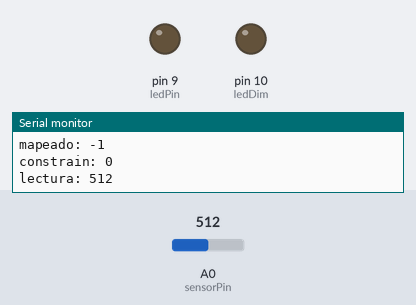
A sketch run on a simulated Arduino Uno, built with avr-gcc and run on an emulated ATmega328P. Parts: output pins drawn as LEDs (lit = HIGH), the last lines printed to the serial monitor. Inputs (shaded band) come from the test bench; at power-on: A0 (sensorPin) = 512.

Above: at 6.2 s.
6.3 s: A0 (sensorPin) set to 306
At 7.5 s:
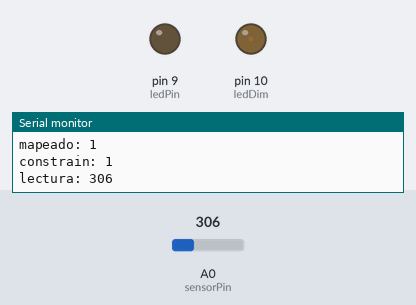
7.8 s: A0 (sensorPin) set to 595
At 8.4 s:
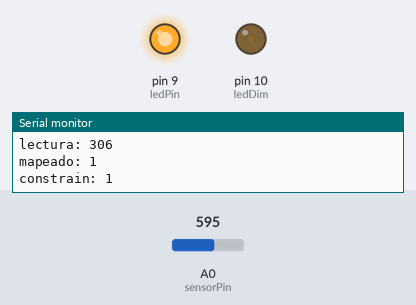
Timing chart, 0 to 15.3 s (numbered marks = the images above; inputs shaded):
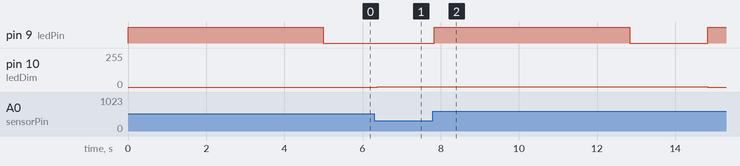

The sketch:

_18-CALIBRAR_SENSOR_MIC.ino
```cpp
/*
  Ejemplo que utiliza un sensor de sonido KY-038 (viene con dos leds integrados, un mic y un preset), dos leds y dos resistencias de 1k.
  Para que funcione correctamente hace falta calibrar el preset de sensibilidad que viene en el sensor.
  Los 2 leds integrados en el sensor son indicadores, cuando se prende el de la derecha muestra que esta bien alimentado a 5v.
  Cuando prende el led izquierdo indica que se supero el umbral calibrado con el preset.
  Para saber que valores esta leyendo el sensor en cada momento usamos el monitor serie.
  Para hacer funcionar el sensor por primera vez se buscó la posicion del preset que apagaba el led izquierdo,
  en este caso, en una habitacion sin ruidos, fue aproximadamente 583.
  Es decir que el led prendia si el sonido superaba el 583 y apagaba en cualquier valor menor o igual a 583.
  Una vez seteado el preset este ejemplo deberia funcionar bien.
  Podria hacer falta modificar la variable umbral en el codigo.
  Usamos un led para mostrar el tiempo de calibracion durante el setup,
  y para mostrar que se supero el umbral durante el loop.
  Usamos otro led para mostrar los cambios de valores que obtenemos del sensor durante la ejecucion,
  estos cambios se muestran dimerizando un led en una salida pwm usando la funcion map().
*/

//constantes
const int sensorPin = A0;    // configuramos el pin para el sensor
const int ledPin = 9;        // configuramos un pin para el LED del umbral y el calibrado
const int ledDim = 10;        // configuramos otro pin para el LED dimerizable segun el valor leido

// variables
int umbral = 585; //este numero depende de la sensibilidad del sensor

// variables para la calibracion
int sensorValue = 0;         // Valor del sensor
int sensorMin = 1023;        // valor mínimo del sensor
int sensorMax = 0;           // valor máximo del sensor

void setup()
{
  Serial.begin(9600);
  pinMode(ledPin, OUTPUT);
  pinMode(ledDim, OUTPUT);
  calibrarSensor();
}

void loop()
{
  sensorValue = analogRead(sensorPin);
  if (sensorValue > umbral)
  {
    prenderLed();
  }
  dimerizarLed();
}

//funciones auxiliares
void dimerizarLed()
{
  imprimir(sensorValue, "lectura: ");
  sensorValue = map(sensorValue, sensorMin, sensorMax, 0, 255);
  imprimir(sensorValue, "mapeado: ");
  sensorValue = constrain(sensorValue, 0, 255);
  imprimir(sensorValue, "constrain: ");
  analogWrite(ledDim, sensorValue);
}
void calibrarSensor()
{
  // El LED se enciende para indicar el periodo de calibración
  digitalWrite(ledPin, HIGH);

  // Calibrar durante los primeros cinco segundos
  while (millis() < 5000)
  {
    sensorValue = analogRead(sensorPin);
    if (sensorValue > sensorMax)
    {
      sensorMax = sensorValue;
    }
    if (sensorValue < sensorMin)
    {
      sensorMin = sensorValue;
    }
  }
  digitalWrite(ledPin, LOW);
}

void prenderLed()
{
  digitalWrite(ledPin, HIGH);
  delay(5000);
  digitalWrite(ledPin, LOW);
  imprimir(sensorValue, "XXXXXXXXX- Se supero el umbral : ");
  delay(2000);
}

void imprimir(int valor, String tex)
{
  String texto = tex + valor;
  Serial.println(texto);
}
```

Measured:
- after the input at 6.3 s, pin 10 (ledDim): 0/255 → 1/255 after 0.08 s
- after the input at 7.8 s, pin 9 (ledPin): LOW → HIGH at once, → LOW 5.0 s later, → HIGH 2.0 s later; pin 10 (ledDim): 1/255 → 0/255 after 7.0 s
